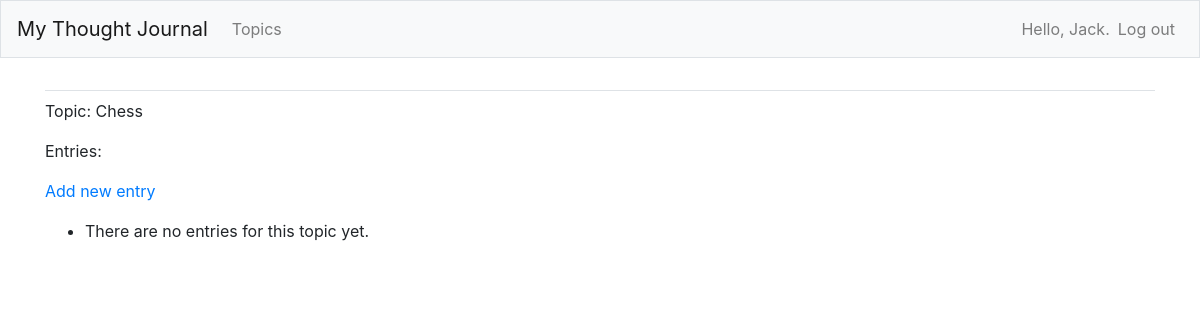
Page /topics/1/ (signed in) on the earlier database version.
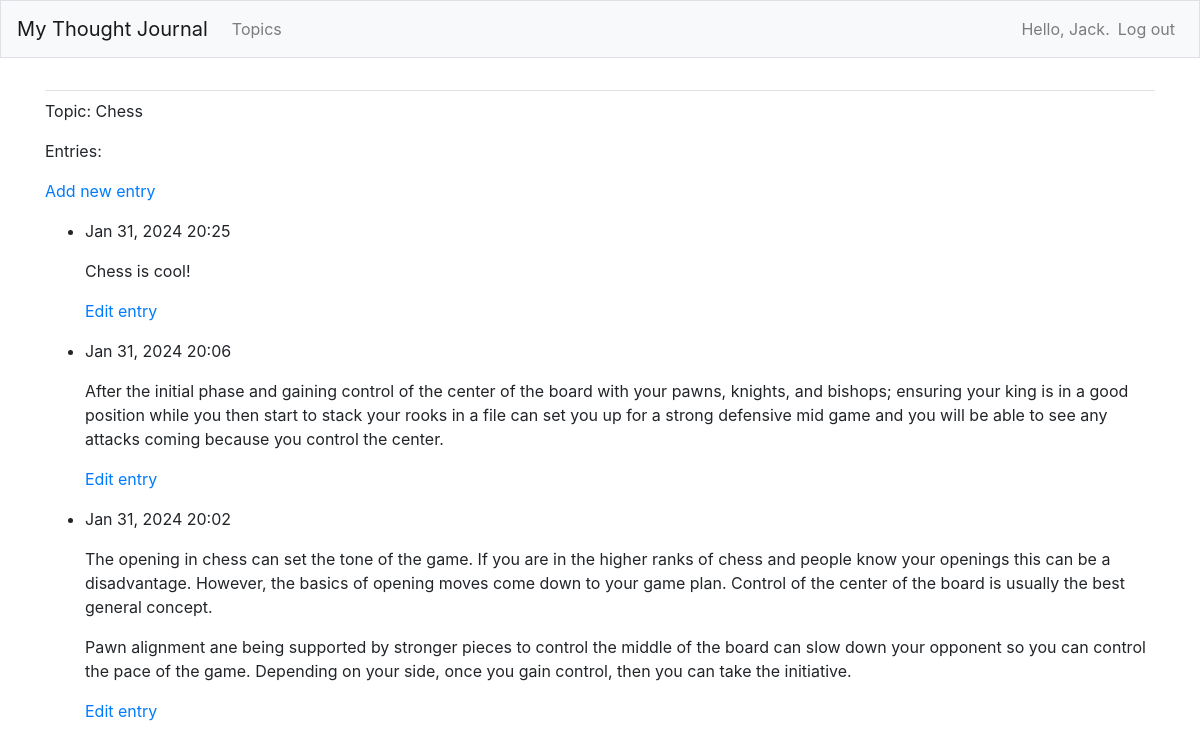
Same page on the later database version.
### learning_logs/models.py (models this page shows, shortened)
class Topic(models.Model):
    text = models.CharField(max_length=200)
    date_added = models.DateTimeField(auto_now_add=True)
    owner = models.ForeignKey(User, on_delete=models.CASCADE)
    def __str__(self):
        return self.text

class Entry(models.Model):
    topic = models.ForeignKey(Topic, on_delete=models.CASCADE)
    text = models.TextField()
    date_added = models.DateTimeField(auto_now_add=True)
    class Meta:
        verbose_name_plural = 'entries'

### learning_logs/views.py (the view)
# urls.py: path('topics/<int:topic_id>/', views.topic, name='topic'),
@login_required
def topic(request, topic_id):
    topic = Topic.objects.get(id=topic_id)
    if topic.owner != request.user:
        raise Http404
    entries = topic.entry_set.order_by('-date_added')
    context = {'topic': topic, 'entries': entries}
    return render(request, 'learning_logs/topic.html', context)

### learning_logs/templates/learning_logs/topic.html
{% extends 'learning_logs/base.html' %}
{% block content %}
<p>Topic: {{ topic }}</p>
<p>Entries:</p>
<p>
    <a href="{% url 'learning_logs:new_entry' topic.id %}">Add new entry</a>
</p>
<ul>
{% for entry in entries %}
    <li>
        <p>{{ entry.date_added|date:'M d, Y H:i' }}</p>
        <p>{{ entry.text|linebreaks }}</p>
        <p>
            <a href="{% url 'learning_logs:edit_entry' entry.id %}">Edit entry</a>
        </p>
    </li>
    {% empty %}
        <li>There are no entries for this topic yet.</li>
    {% endfor %}
</ul>
{% endblock content %}

### learning_logs/templates/learning_logs/base.html (shortened to what this page needs)
{% load bootstrap4 %}
<!doctype html>
<html lang="en">
<head>
    {% bootstrap_css %}
</head>
<body>
    <nav class="navbar navbar-expand-md navbar-light bg-light mb-4 border">
        <a class="navbar-brand" href="{% url 'learning_logs:index' %}">
            My Thought Journal</a>
      <div class="collapse navbar-collapse" id="navbarCollapse">
        <ul class="navbar-nav mr-auto">
          <li class="nav-item">
            <a class="nav-link" href="{% url 'learning_logs:topics' %}">
                Topics</a></li>
        </ul>
        <ul class="navbar-nav ml-auto">
            {% if user.is_authenticated %}
              <li class="nav-item">
                <span class="navbar-text">Hello, {{ user.username }}.</span>
              </li>
              <li class="nav-item">
                <a class="nav-link" href="{% url 'users:logout' %}">Log out</a>
              </li>
            {% else %}
              <li class="nav-item">
                <a class="nav-link" href="{% url 'users:register' %}">Register</a>
              </li>
              <li class="nav-item">
                <a class="nav-link" href="{% url 'users:login' %}">Log in</a></li>
            {% endif %}
        </ul>
      </div>
    </nav>
    <main role="main" class="container">
        <div class="pb-2 mb-2 border-bottom">
        </div>
        <div>
            {% block content %}{% endblock content %}
        </div>
    </main>
</body>
</html>

Differences in the rows shown:
added Entry: date_added "Jan 31, 2024 20:25", text "Chess is cool!"
added Entry: date_added "Jan 31, 2024 20:06", text "After the initial phase and gaining control of the center of the board with your pawns, knights, and bishops; ensuring your king is in a good position while you then start to stack your rooks in a file can set you up for a strong defensive mid game and you will be able to see any attacks coming because you control the center."
added Entry: date_added "Jan 31, 2024 20:02", text "The opening in chess can set the tone of the game. If you are in the higher ranks of chess and people know your openings this can be a disadvantage. However, the basics of opening moves come down to your game plan. Control of the center of the board is usually the best general concept. Pawn alignment ane being supported by stronger pieces to control the middle of the board can slow down your opponent so you can control the pace of the game. Depending on your side, once you gain control, then you can take the initiative."
Other differences:
text no longer shown: "There are no entries for this topic yet."
